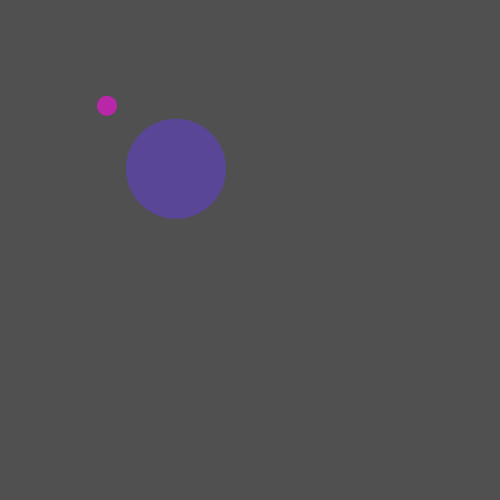
Frame 1 (no input)
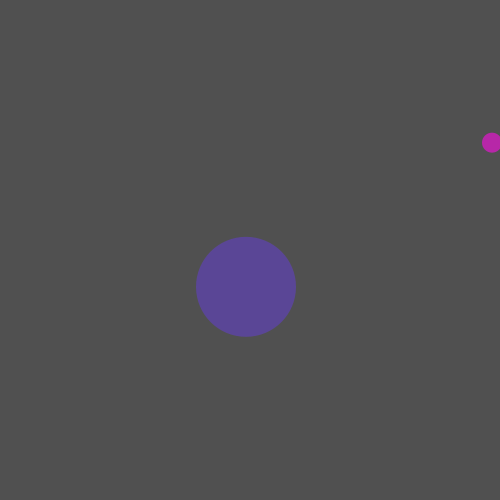
Frame 60 (the mouse pressed at the canvas centre just before this capture)
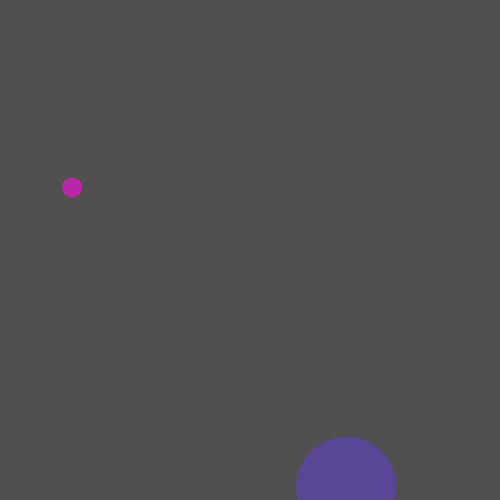
Frame 120 (the mouse held since frame 60 and released just before this capture)

The Processing sketch that drew these frames (run headless with seeded random() and noise(); from frame 60 on, the mouse is pressed at the canvas centre):

// Processing sketch: processing_67268
// ── processing_67268.pde

float circleA;
float circleB;

float circleG;
float circleK;

float xVel;
float yVel;

float aVel;
float bVel;

float gravity;

void setup() {
  size (500, 500);
  smooth ();

  circleA = width/3;
  circleB = height/3;

  circleG = width/5;
  circleK = height/5;

  xVel =10;
  yVel = 2;
  aVel = 7;
  bVel =5;
  gravity = .8;
}

void draw () {


  background (80);
  noStroke ();

  yVel = yVel + gravity;

  bVel = bVel + gravity;

  circleA= circleA +xVel;
  circleB= circleB+yVel;

  circleG = circleG +aVel;
  circleK = circleK +bVel;

  if ((circleA> width) ||( circleA < 0)) {
    xVel = xVel * (-1);
  }

  if ((circleB> height) || (circleB<0)) {
    yVel = yVel * (-.85);
  }

  if (circleB > height) {
    circleB= height;
  }

  if ((circleG> width) || (circleG<0)) {
    aVel = aVel *(-1);
  }

  if ((circleK > height)|| (circleK< 0)) {

    bVel = bVel *(-.95);
  }

  if (circleK > height) {
    circleK = height;
  }

  fill(255, 10, 230, 150);
  ellipse (circleG, circleK, 20, 20);

  fill(90, 70, 150);
  ellipse (circleA, circleB, 100, 100);
}
